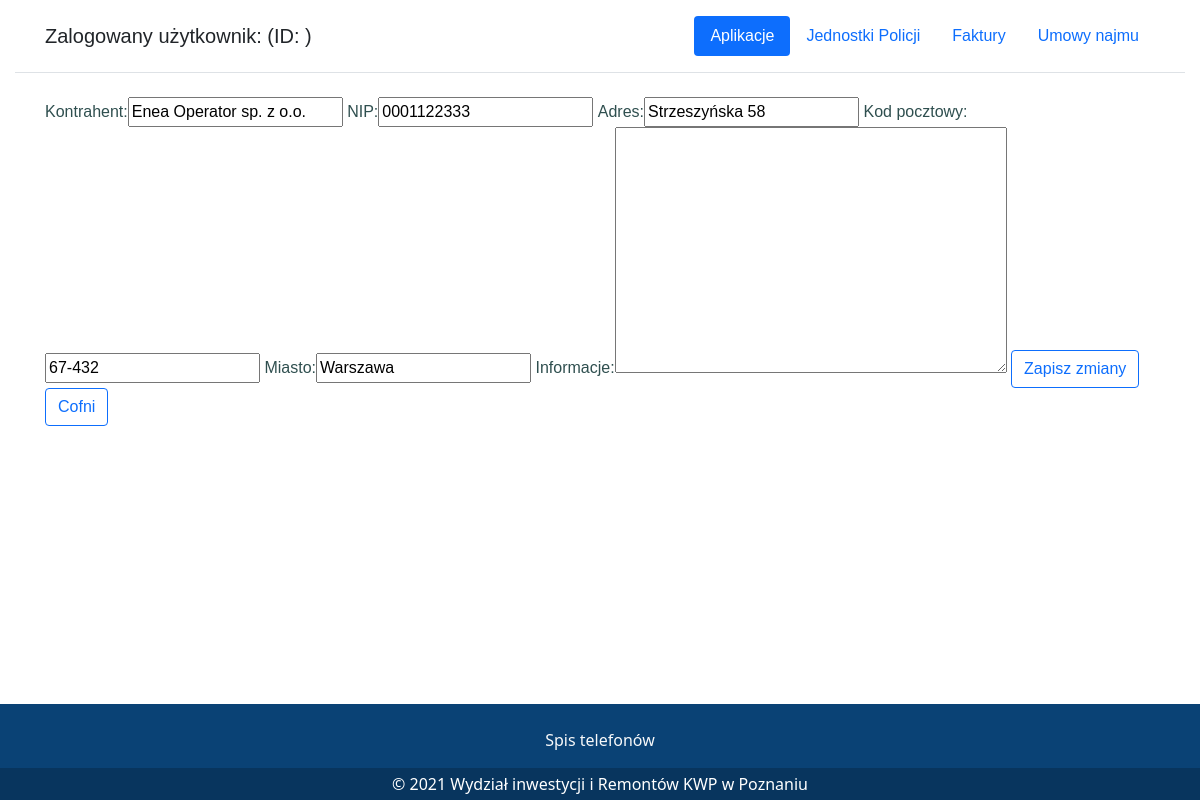
The app's page /contractors/editcontractorsell/1 with its own data.
### contractors/models.py (models this page shows, shortened)
class Contractorsell(models.Model):
    class Meta:
        verbose_name = "Kontrahenci - sprzedaż"
        verbose_name_plural = "Kontrahenci - sprzedaż"
    nazwa = models.CharField(max_length=30, null=True)
    nip = models.CharField("NIP", max_length=10, null=True)
    adres = models.CharField(max_length=30, null=True)
    kod_pocztowy = models.CharField(max_length=6, null=True)
    miasto = models.CharField(max_length=20, null=True)
    informacje = models.TextField(null=True, blank=True, default="")
    data_utworzenia = models.DateTimeField(auto_now_add=True)
    autor = models.ForeignKey("auth.User", on_delete=models.CASCADE)

### contractors/views.py (the view)
# urls.py: path('editcontractorsell/<int:id>', edit_contractorsell, name="edit_contractorsell"),
def edit_contractorsell(request, id):
    contractorsell_edit = get_object_or_404(Contractorsell, pk=id)
    contractorsell_form = ContractorsellForm(request.POST or None, instance=contractorsell_edit)
    if contractorsell_form.is_valid():
        contractorsell_form.save()
        return redirect('contractors:contractorssell_list')
    return render(request, 'contractors/contractorsellform.html',
                  {'contractor_form': contractorsell_form, "new": False})

### contractors/forms.py
class ContractorsellForm(ModelForm):
    class Meta:
        model = Contractorsell
        fields = ["nazwa", "nip", "adres", "kod_pocztowy", "miasto", "informacje", "utworzenie", "autor"]
        exclude = ["utworzenie", "autor"]
        labels = {'nazwa': 'Kontrahent',
                  "nip": 'NIP',
                  'adres': 'Adres',
                  'kod_pocztowy': 'Kod pocztowy',
                  'miasto': 'Miasto',
                  'informacje': 'Informacje',
                  'utworzenie': 'Utworzenie',
                  'autor': 'Autor'
                  }

### contractors/templates/contractors/contractorsellform.html (shortened to what this page needs)
{%extends 'base.html'%}
{%load static%}
{%load bootstrap%}
{%block content%}
<form method="post">
    {{contractor_form|bootstrap}}
    <button type="submit" class="btn btn-outline-primary">Zapisz zmiany</button>
</form>
<a href="{%url 'contractors:contractorssell_list'%}"><button class="btn btn-outline-primary">Cofni</button></a>
{%endblock%}

### records on screen
Contractorsell: nazwa "Enea Operator sp. z o.o.", nip "0001122333", adres "Strzeszyńska 58", kod_pocztowy "67-432", miasto "Warszawa"
